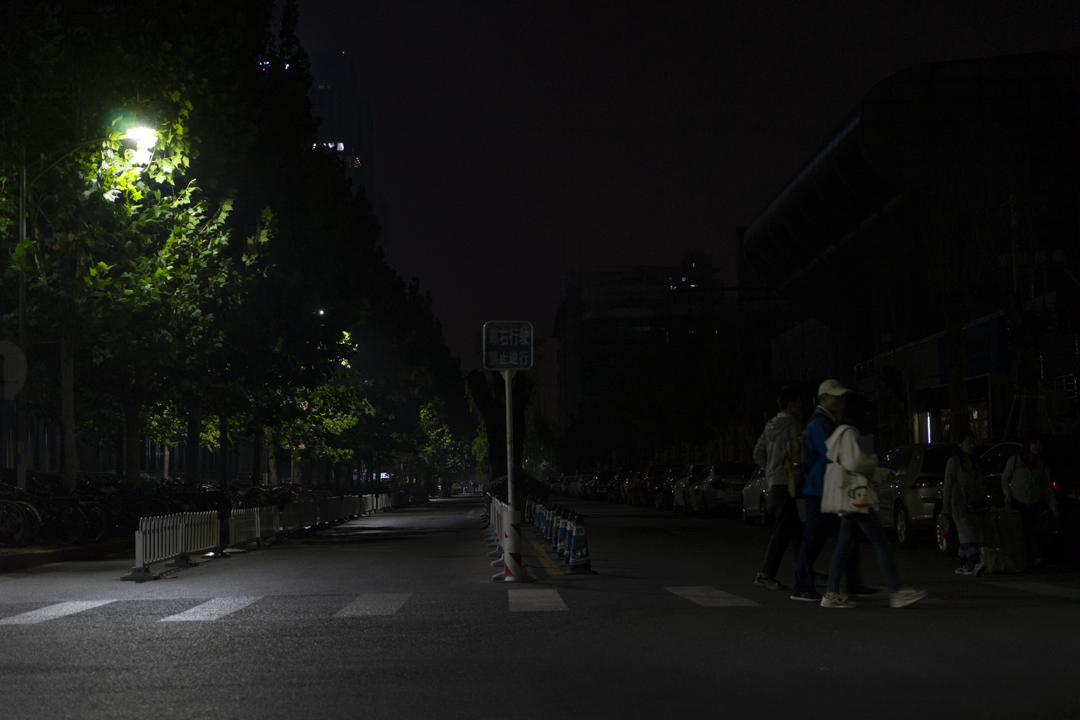
#> input picture data/image/4055.png, 1080 x 720 px
$ jupyter execute main.ipynb
#> lines starting #> are read from the running program, lines starting #| are printed output that depends on the picture; long printed decimals are rounded
# Improving dark security images

The aim of this notebook is to propose a simple solution using the methods seen in Chapter 1 to improve image quality.

The images are taken from surveillance cameras at night. The images are therefore very dark and it's very difficult to distinguish the elements that make them up.

The ultimate aim is to make it easier to recognize the faces of the people present.

[cell 1]
from PIL import Image
from PIL import ImageFilter
import numpy as np
from numpy import histogram, interp
import pandas as pd
import matplotlib.pyplot as plt
from skimage.metrics import mean_squared_error, peak_signal_noise_ratio, structural_similarity

[cell 2]
#Load the image to convert
name_image="4055.png"
path="data/image/" + name_image
img = Image.open(path).convert("RGB")
#> img is the input picture: PIL image 1080x720 RGB; mean R, G, B 20.3, 20.8, 18.8

### Brightness and Contrast Normalization

To improve visibility, the first step is to improve brightness and contrast.

We apply this normalization to control the brightness and contrast of images.

In security footage, lighting conditions vary a lot, which makes it harder to detect or recognize people.
By adjusting the pixel mean (brightness) and standard deviation (contrast) to fixed target values, we standardize the images and make important details more visible and consistent for later processing.

[cell 3]
def compute_linear_coeffs(img, target_mean=80, target_std=120):
    """
    Compute alpha and beta to transform the image so that
    the pixel mean approaches target_mean and the standard deviation approaches target_std.
    """
    arr = np.array(img, dtype=np.float32)
    mean = arr.mean()
    std = arr.std()
    #alpha adjusts the contrast
    alpha = target_std / (std + 1e-5)

    #beta adjusts the brightness
    beta = target_mean - alpha * mean

    return alpha, beta

def linear_adjust(img, alpha, beta):
    """
    Apply a linear transformation to an RGB image.

    img : PIL.Image RGB
    alpha : float, contrast coefficient
    beta : float, brightness offset
    """
    arr = np.array(img, dtype=np.float32)
    adjusted = np.clip(alpha * arr + beta, 0, 255).astype(np.uint8)
    return Image.fromarray(adjusted)


#without computed coeffs (manual adjustment)
adjusted_manual = linear_adjust(img, alpha=1.2, beta=30)
#> in linear_adjust, `adjusted = np.clip(alpha * arr + beta, 0, 255).astype(np.uint8)`:
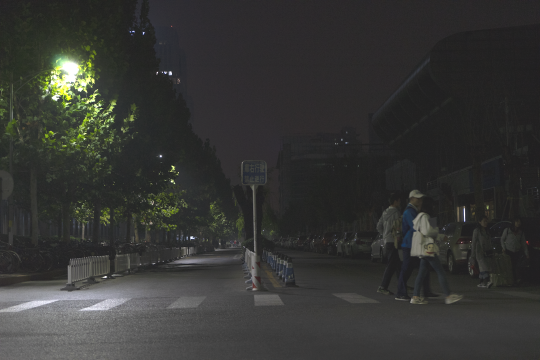
#> adjusted: shape (720, 1080, 3) (shown at 1/2 size); mean R, G, B 53.8, 54.3, 52.1

#with computed coeffs
alpha, beta = compute_linear_coeffs(img)
#> in compute_linear_coeffs, `mean = arr.mean()`: mean = 19.95
#> in compute_linear_coeffs, `std = arr.std()`: std = 24.16
#> in compute_linear_coeffs, `alpha = target_std / (std + 1e-5)`: alpha = 4.97
#> in compute_linear_coeffs, `beta = target_mean - alpha * mean`: beta = -19.07
#> alpha = 4.97; beta = -19.07
print("Computed coefficients:", alpha, beta)
#| Computed coefficients: 4.966 -19.070
adjusted_computed = linear_adjust(img, alpha, beta)
#> call 2 of linear_adjust, with alpha = 4.97, beta = -19.07
#> in linear_adjust (call 2), `adjusted = np.clip(alpha * arr + beta, 0, 255).astype(np.uint8)`:
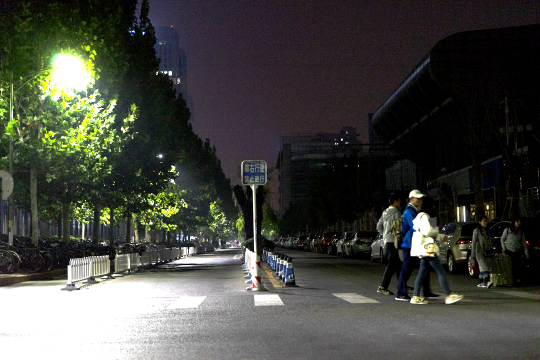
#> adjusted: shape (720, 1080, 3) (shown at 1/2 size); mean R, G, B 69.3, 70.5, 64.3


#display images
fig, axs = plt.subplots(1, 3, figsize=(20,12))

axs[0].imshow(img)
axs[0].set_title("Original")
axs[0].axis("off")

axs[1].imshow(adjusted_manual)
axs[1].set_title("Adjusted without computed coeffs")
axs[1].axis("off")

axs[2].imshow(adjusted_computed)
axs[2].set_title("Adjusted with computed coeffs")
axs[2].axis("off")

plt.show()
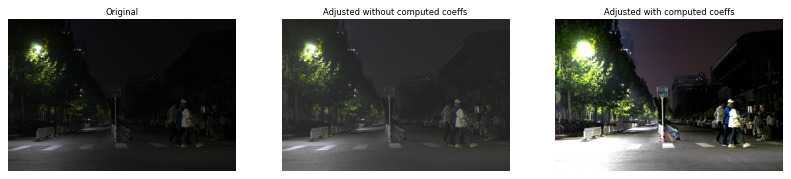
#> figure drawn by matplotlib, 3 panels

We can see that by adjusting brightness and contrast and standardizing them, the result is much better.

### Filtering and Image Enhancement

After applying linear brightness and contrast adjustment, we further enhance the image using two filters:

1. Median Filter (`MedianFilter(size=3)`): This reduces noise, especially small speckles or grain common in low-light security images, while preserving edges.

2. Unsharp Mask (`UnsharpMask(radius=2, percent=150, threshold=3)`): This sharpens the image by enhancing edges and fine details, making humans or objects more distinguishable.

The pipeline is applied sequentially: first smoothing to remove noise, then sharpening to highlight structures.

[cell 4]
#apply filters
smoothed = adjusted_computed.filter(ImageFilter.MedianFilter(size=3))
sharpened = smoothed.filter(ImageFilter.UnsharpMask(radius=2, percent=150, threshold=3))
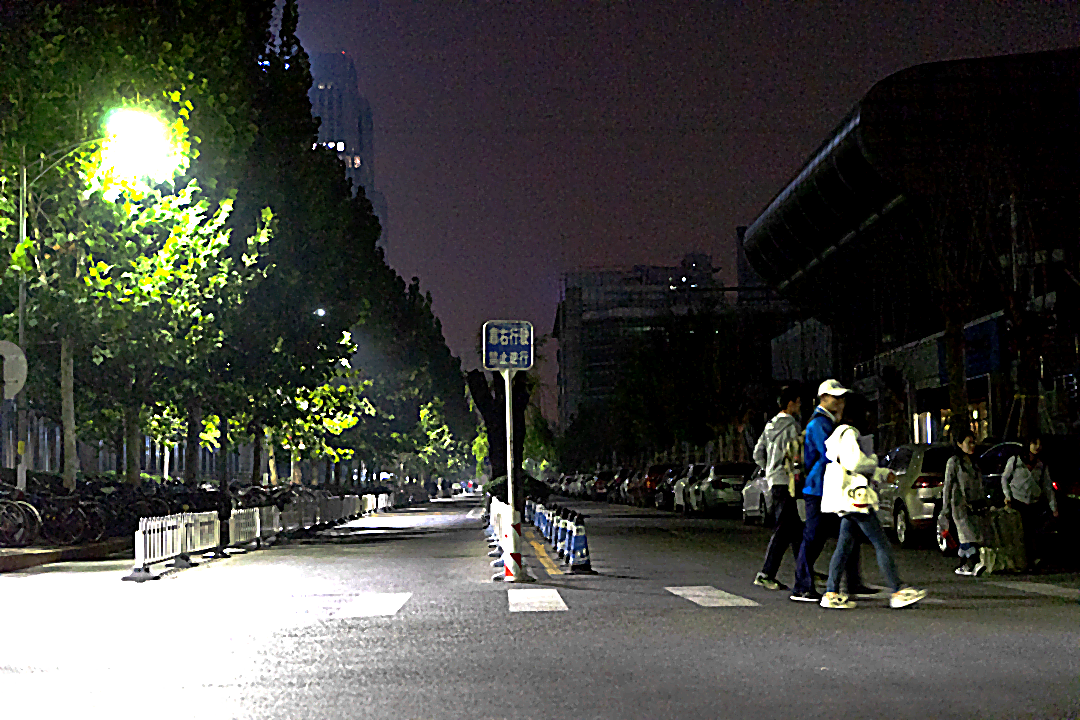
#> sharpened: PIL image 1080x720 RGB; mean R, G, B 68.5, 69.5, 63.7

#save result

saving_path="data/image_readapted/image_" + name_image[:-4] + "adjusted.jpg"
sharpened.save(saving_path)

#display images
fig, axs = plt.subplots(1, 3, figsize=(20,12))

axs[0].imshow(img)
axs[0].set_title("Original")
axs[0].axis("off")

axs[1].imshow(smoothed)
axs[1].set_title("Adjusted with computed coeffs")
axs[1].axis("off")

axs[2].imshow(sharpened)
axs[2].set_title("Adjusted, smoothed, and sharpened")
axs[2].axis("off")

plt.show()

### Image Quality Comparison Metrics

To objectively evaluate how our pipeline modifies images, we use three standard metrics:

1. MSE (Mean Squared Error): Measures the average squared difference between corresponding pixels of two images.
   - Lower values indicate that the images are more similar.

2. PSNR (Peak Signal-to-Noise Ratio): Derived from MSE, it expresses the ratio between the maximum possible pixel value and the error.
   - Higher values indicate better quality or closer resemblance to the reference image.

3. SSIM (Structural Similarity Index): Measures perceptual similarity by comparing luminance, contrast, and structure.
   - Values range from 0 to 1, with 1 meaning identical images.

By comparing the original, adjusted, and sharpened images using these metrics, we can quantify how much the pipeline changes the image, and how well it preserves structure while enhancing visibility.
For instance, a low SSIM between the original and adjusted image is expected because brightness/contrast adjustment intentionally modifies pixel values to improve visibility in dark regions. Meanwhile, a high SSIM between the adjusted and sharpened image shows that sharpening enhances details without major structural distortion.

[cell 5]
def compare_images(img1, img2):
    """
    Compare two RGB images using MSE, PSNR, and SSIM.
    """
    arr1 = np.array(img1.convert("RGB"), dtype=np.float32)
    arr2 = np.array(img2.convert("RGB"), dtype=np.float32)

    # Metrics
    mse = mean_squared_error(arr1, arr2)
    psnr = peak_signal_noise_ratio(arr1, arr2, data_range=255)
    ssim = structural_similarity(arr1, arr2, channel_axis=2, data_range=255)

    return {"MSE": mse, "PSNR": psnr, "SSIM": ssim}

def display_comparison_metrics(metrics_dict, title="Image Comparison Metrics"):
    """
    Display image quality metrics in a readable table.
    """
    df = pd.DataFrame(metrics_dict, index=[0]).T
    df.columns = ["Value"]
    print(f"### {title}")
    print(df)

#compare quality of adjusted vs original
metrics = compare_images(img, adjusted_computed)
#> in compare_images, `mse = mean_squared_error(arr1, arr2)`: mse = 5212.5
#> in compare_images, `psnr = peak_signal_noise_ratio(arr1, arr2, data_range=255)`: psnr = 10.96
#> in compare_images, `ssim = structural_similarity(arr1, arr2, channel_axis=2, data_range=255)`: ssim = 0.416
#> metrics = {'MSE': 5212.5, 'PSNR': 10.96, 'SSIM': 0.416}
display_comparison_metrics(metrics, title="Original vs Adjusted")
#> in display_comparison_metrics, `df = pd.DataFrame(metrics_dict, index=[0]).T`: df = table of 3 rows and 1 columns
#|             Value
#| MSE   5212.530
#| PSNR    10.960
#| SSIM     0.4159

#compare sharpened vs adjusted
metrics_sharp = compare_images(adjusted_computed, sharpened)
#> metrics_sharp = {'MSE': 207.9, 'PSNR': 24.95, 'SSIM': 0.774}
display_comparison_metrics(metrics_sharp, title="Adjusted vs Sharpened")
#|            Value
#| MSE   207.938
#| PSNR   24.951
#| SSIM    0.7739


#compare sharpened vs original
metrics_sharp = compare_images(img, sharpened)
#> metrics_sharp = {'MSE': 5348.1, 'PSNR': 10.85, 'SSIM': 0.35}
display_comparison_metrics(metrics_sharp, title="Original vs Sharpened")
#|             Value
#| MSE   5348.141
#| PSNR    10.849
#| SSIM     0.3499

$ run again, with data/image/4050.png copied over data/image/4055.png
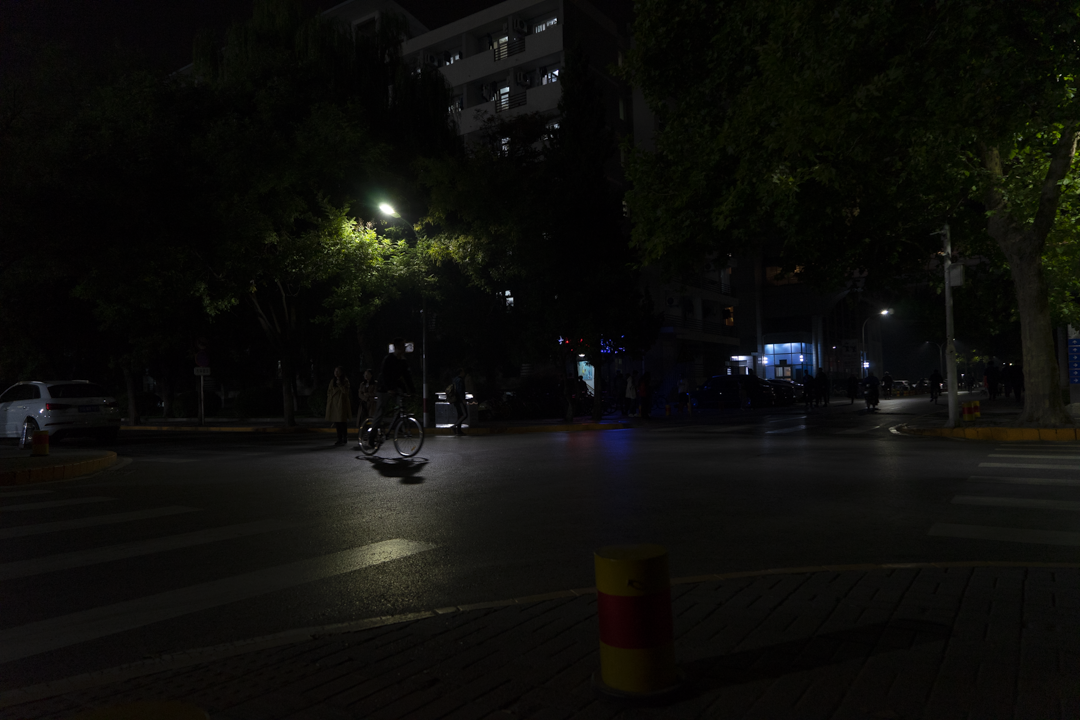
#> input picture data/image/4050.png, 1080 x 720 px
#> img is the input picture: PIL image 1080x720 RGB; mean R, G, B 13.3, 13.3, 10.6
#> in linear_adjust, `adjusted = np.clip(alpha * arr + beta, 0, 255).astype(np.uint8)`:
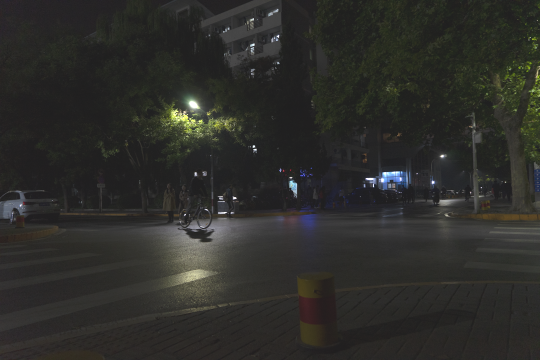
#> adjusted: shape (720, 1080, 3) (shown at 1/2 size); mean R, G, B 45.5, 45.5, 42.3
#> mean = 12.37
#> std = 15.98
#> in compute_linear_coeffs, `alpha = target_std / (std + 1e-5)`: alpha = 7.51
#> in compute_linear_coeffs, `beta = target_mean - alpha * mean`: beta = -12.87
#> `alpha, beta = compute_linear_coeffs(img)`: alpha = 7.51; beta = -12.87
#| Computed coefficients: 7.508 -12.872
#> `sharpened = smoothed.filter(ImageFilter.UnsharpMask(radius=2, percent=..`:
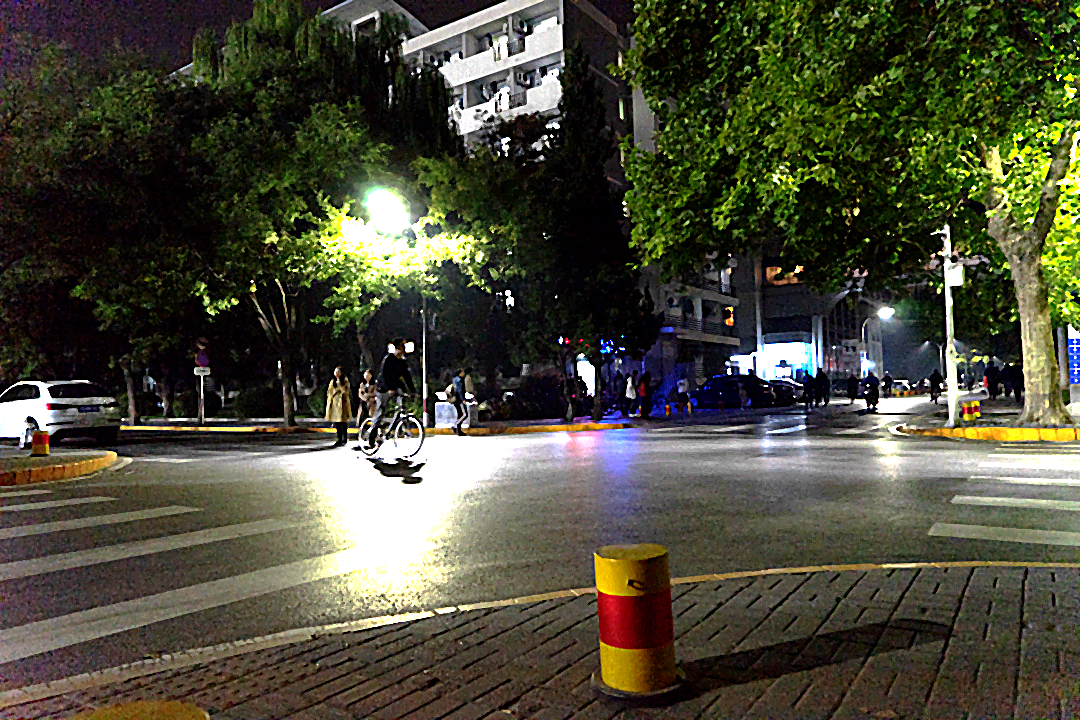
#> sharpened: PIL image 1080x720 RGB; mean R, G, B 74.4, 73.6, 56.7
#> mse = 6207.5
#> psnr = 10.2
#> ssim = 0.224
#> metrics = {'MSE': 6207.5, 'PSNR': 10.2, 'SSIM': 0.224}
#> df = table of 3 rows and 1 columns
#|             Value
#| MSE   6207.532
#| PSNR    10.202
#| SSIM     0.2244
#> `metrics_sharp = compare_images(adjusted_computed, sharpened)`: metrics_sharp = {'MSE': 293, 'PSNR': 23.46, 'SSIM': 0.736}
#|            Value
#| MSE   293.038
#| PSNR   23.462
#| SSIM    0.7356
#> `metrics_sharp = compare_images(img, sharpened)`: metrics_sharp = {'MSE': 6553.1, 'PSNR': 9.97, 'SSIM': 0.191}
#|             Value
#| MSE   6553.108
#| PSNR     9.966
#| SSIM     0.1907

$ run again, with data/image/4051.png copied over data/image/4055.png
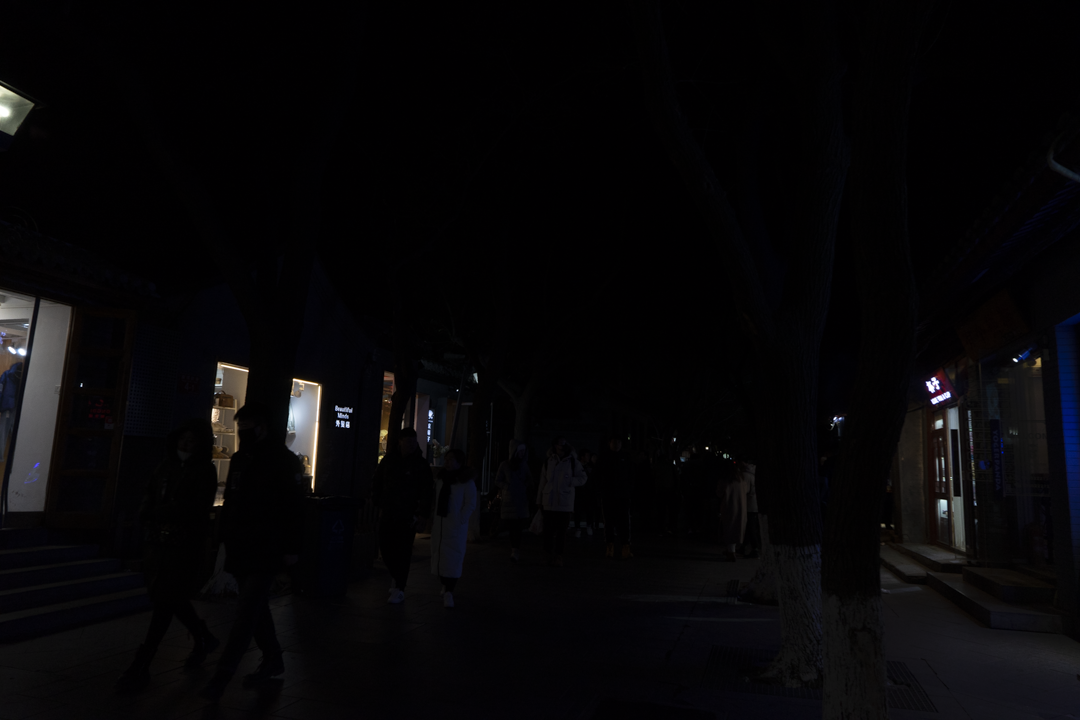
#> input picture data/image/4051.png, 1080 x 720 px
#> img is the input picture: PIL image 1080x720 RGB; mean R, G, B 7.2, 6.3, 7.8
#> in linear_adjust, `adjusted = np.clip(alpha * arr + beta, 0, 255).astype(np.uint8)`:
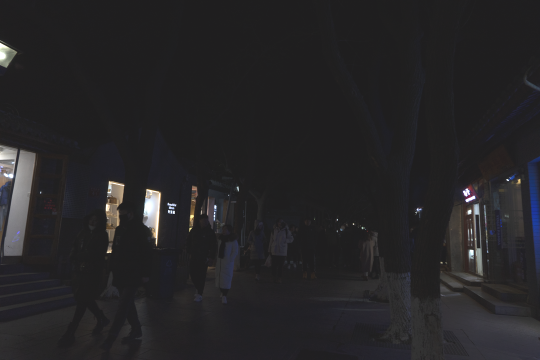
#> adjusted: shape (720, 1080, 3) (shown at 1/2 size); mean R, G, B 38.2, 37.2, 38.9
#> mean = 7.08
#> std = 18.24
#> in compute_linear_coeffs, `alpha = target_std / (std + 1e-5)`: alpha = 6.58
#> in compute_linear_coeffs, `beta = target_mean - alpha * mean`: beta = 33.44
#> `alpha, beta = compute_linear_coeffs(img)`: alpha = 6.58; beta = 33.44
#| Computed coefficients: 6.578 33.440
#> `sharpened = smoothed.filter(ImageFilter.UnsharpMask(radius=2, percent=..`:
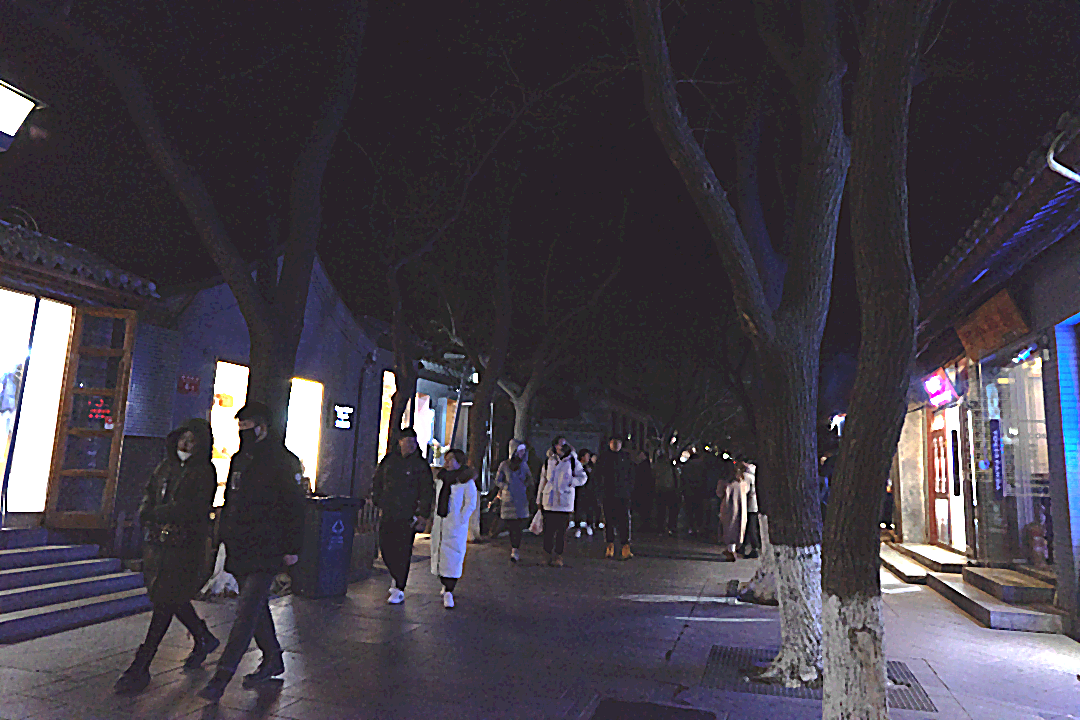
#> sharpened: PIL image 1080x720 RGB; mean R, G, B 67.2, 62, 71.4
#> mse = 5043.4
#> psnr = 11.1
#> ssim = 0.0833
#> metrics = {'MSE': 5043.4, 'PSNR': 11.1, 'SSIM': 0.0833}
#> df = table of 3 rows and 1 columns
#|             Value
#| MSE   5043.360
#| PSNR    11.104
#| SSIM     0.08334
#> `metrics_sharp = compare_images(adjusted_computed, sharpened)`: metrics_sharp = {'MSE': 102.9, 'PSNR': 28.01, 'SSIM': 0.818}
#|            Value
#| MSE   102.860
#| PSNR   28.008
#| SSIM    0.8185
#> `metrics_sharp = compare_images(img, sharpened)`: metrics_sharp = {'MSE': 5108.9, 'PSNR': 11.05, 'SSIM': 0.072}
#|             Value
#| MSE   5108.920
#| PSNR    11.048
#| SSIM     0.07196
